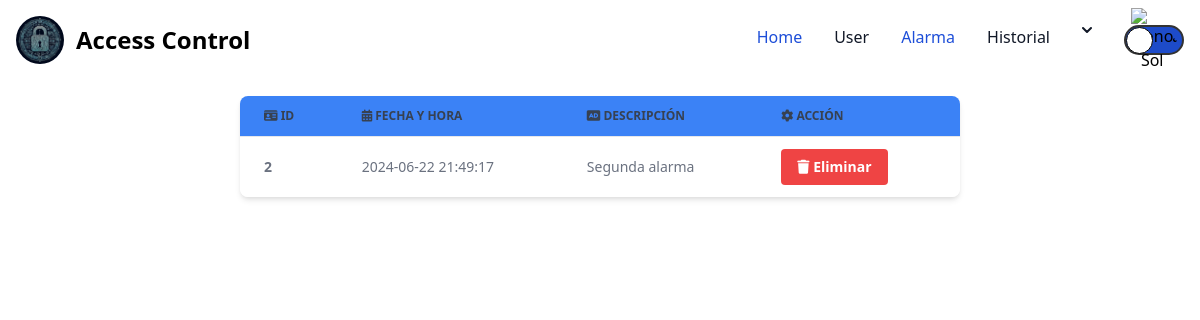
The app's page /pages/alarma.php, older data.
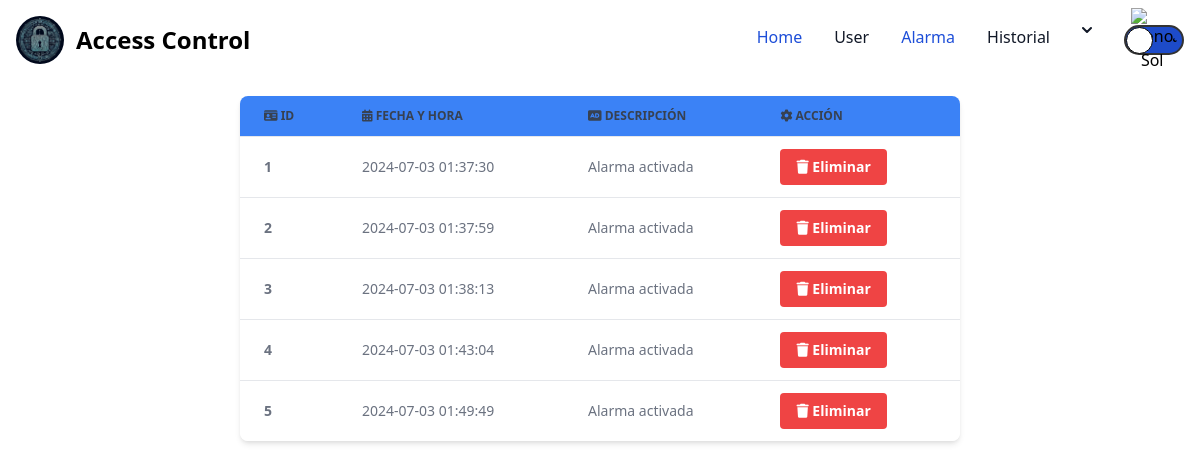
The same page, newer data.
### tables this page shows
CREATE TABLE `alarmas` (
  `idAlarma` int(11) NOT NULL,
  `fecha_hora` timestamp NOT NULL DEFAULT current_timestamp(),
  `descripcion` varchar(250) NOT NULL
);

### pages/alarma.php (the view, shortened to what this page needs)
<!DOCTYPE html>
<html lang="en">
<head>
    <?php require_once('../container/Link.php') ?>
    <link href="https://cdn.jsdelivr.net/npm/tailwindcss@2.2.19/dist/tailwind.min.css" rel="stylesheet">
</head>
<body class="">
<?php require_once('../container/Navar.php') ?>
<?php
require_once('../config/db.php');
$porPagina = 5;
$paginaActual = isset($_GET['pagina']) ? (int)$_GET['pagina'] : 1;
$inicio = ($paginaActual - 1) * $porPagina;
$sql = $conexion->query("SELECT * FROM alarmas LIMIT $inicio, $porPagina");
?>
    <div class="w-full flex justify-center">
        <table class="w-full md:w-3/5 lg:w-4xl text-sm text-left rtl:text-right text-gray-500 dark:text-gray-400 bg-white shadow-md rounded-lg overflow-hidden m-4">
            <thead class="text-xs text-gray-700 uppercase bg-blue-500 text-white">
                <tr>
                    <th scope="col" class="px-6 py-3">
                        <i class="fas fa-id-card"></i> ID
                    </th>
                    <th scope="col" class="px-6 py-3">
                    <i class="fa-solid fa-calendar-days"></i> Fecha y Hora
                    </th>
                    <th scope="col" class="px-6 py-3">
                    <i class="fa-solid fa-audio-description"></i> Descripción
                    </th>
                    <th scope="col" class="px-6 py-3">
                        <i class="fas fa-cog"></i> Acción
                    </th>
                </tr>
            </thead>
            <tbody class="bg-white">
            <?php
                if ($sql) {
                    while ($datos = $sql->fetch_object()) {
                ?>
                <tr class="hover:bg-gray-100">
                <th scope="row" class="px-6 py-3 border-t"><?= $datos->idAlarma ?></th>
                            <td class="px-6 py-3 border-t"><?= $datos->fecha_hora?></td>
                            <td class="px-6 py-3 border-t"><?= $datos->descripcion ?></td>
                    <td class="px-6 py-3 border-t">
                        <button class="eliminar-alarma bg-red-500 hover:bg-red-700 text-white font-bold py-2 px-4 rounded mr-2" data-id="1">
                            <i class="fas fa-trash"></i> Eliminar
                        </button>
                    </td>
                </tr>
                <?php
                    }
                } else {
                    echo "<tr><td colspan='4' class='text-center'>No se encontraron datos.</td></tr>";
                }
                ?>
            </tbody>
        </table>
    </div>
</body>
</html>

### container/Link.php (shortened to what this page needs)
<link rel="stylesheet" href="https://cdnjs.cloudflare.com/ajax/libs/font-awesome/6.5.1/css/all.min.css">
<link rel="stylesheet" href="https://cdn.jsdelivr.net/npm/tailwindcss@2.2.19/dist/tailwind.min.css">
<link rel="stylesheet" href="https://cdnjs.cloudflare.com/ajax/libs/animate.css/4.1.1/animate.min.css">
<link rel="stylesheet" type="text/css" href="../css/sty.css">

### container/Navar.php (shortened to what this page needs)
<nav class="bg-white border-gray-200 dark:bg-gray-900">
  <div class="max-w-screen-xl flex flex-wrap items-center justify-between mx-auto p-4">
    <a href="" class="flex items-center space-x-3 rtl:space-x-reverse">
      <img src="../img/huella2.PNG" class="h-12 w-12 rounded-full" alt="Logo" />
      <span class="self-center text-2xl font-semibold whitespace-nowrap dark:text-white">Access Control</span>
    </a>
    <div class="hidden w-full md:block md:w-auto" id="navbar-default">
      <ul class="font-medium flex flex-col p-4 md:p-0 mt-4 border border-gray-100 rounded-lg bg-gray-50 md:flex-row md:space-x-8 rtl:space-x-reverse md:mt-0 md:border-0 md:bg-white dark:bg-gray-800 md:dark:bg-gray-900 dark:border-gray-700">
        <li>
          <a href="../pages/panel.php" class="block py-2 px-3 text-white bg-blue-700 rounded md:bg-transparent md:text-blue-700 md:p-0 dark:text-white md:dark:text-blue-500" aria-current="page">Home</a>
        </li>
        <li>
          <a href="../pages/usuarios.php" class="block py-2 px-3 text-gray-900 rounded hover:bg-gray-100 md:hover:bg-transparent md:border-0 md:hover:text-blue-700 md:p-0 dark:text-white md:dark:hover:text-blue-500 dark:hover:bg-gray-700 dark:hover:text-white md:dark:hover:bg-transparent">User</a>
        </li>
        <li>
          <a href="../pages/alarma.php" class="block py-2 px-3 text-white bg-blue-700 rounded md:bg-transparent md:text-blue-700 md:p-0 dark:text-white md:dark:text-blue-500" aria-current="page">Alarma</a>
        </li>
        <li>
          <a href="../pages/history.php" class="block py-2 px-3 text-gray-900 rounded hover:bg-gray-100 md:hover:bg-transparent md:border-0 md:hover:text-blue-700 md:p-0 dark:text-white md:dark:hover:text-blue-500 dark:hover:bg-gray-700 dark:hover:text-white md:dark:hover:bg-transparent">Historial</a>
        </li>
        <li>
          <button id="dropdownNavbarLink" data-dropdown-toggle="dropdownNavbar" class="flex items-center justify-between w-full py-2 px-3 text-gray-900 rounded hover:bg-gray-100 md:hover:bg-transparent md:border-0 md:hover:text-blue-700 md:p-0 md:w-auto dark:text-white md:dark:hover:text-blue-500 dark:focus:text-white dark:border-gray-700 dark:hover:bg-gray-700 md:dark:hover:bg-transparent">
            <svg class="w-2.5 h-2.5 ms-2.5" aria-hidden="true" xmlns="http://www.w3.org/2000/svg" fill="none" viewBox="0 0 10 6">
              <path stroke="currentColor" stroke-linecap="round" stroke-linejoin="round" stroke-width="2" d="m1 1 4 4 4-4" />
            </svg></button>
        </li>
        <li class="mode mr-4">
          <button id="toggleDarkMode" aria-label="Cambiar modo oscuro">
            <img src="../img/soleado.png" alt="Icono Sol">
          </button>
          <button id="toggleLightMode" aria-label="Cambiar modo claro">
            <img src="../img/luna.png" alt="Icono Luna">
          </button>
        </li>
      </ul>
    </div>
  </div>
</nav>

### css/sty.css (style rules this page uses)
.mode { width: 60px; height: 30px; padding: 0 5px; display: flex; align-items: center; justify-content: space-between; position: relative; border-radius: 100px; border: #333 solid 2px; background-color: rgb(29, 75, 201); }
.font-medium li.mode { position: relative; }
.font-medium li.mode::before { content: ""; position: absolute; height: 27px; width: 27px; border-radius: 50%; background-color: #fff; border: solid thin #000; left: 0; right: unset; }

Row changes from the older to the newer data that the page shows:
added alarmas: idAlarma "1", fecha_hora "2024-07-03 01:37:30", descripcion "Alarma activada"
changed alarmas id 2: fecha_hora "2024-06-22 21:49:17" → "2024-07-03 01:37:59"; descripcion "Segunda alarma" → "Alarma activada"
added alarmas: idAlarma "3", fecha_hora "2024-07-03 01:38:13", descripcion "Alarma activada"
added alarmas: idAlarma "4", fecha_hora "2024-07-03 01:43:04", descripcion "Alarma activada"
added alarmas: idAlarma "5", fecha_hora "2024-07-03 01:49:49", descripcion "Alarma activada"
